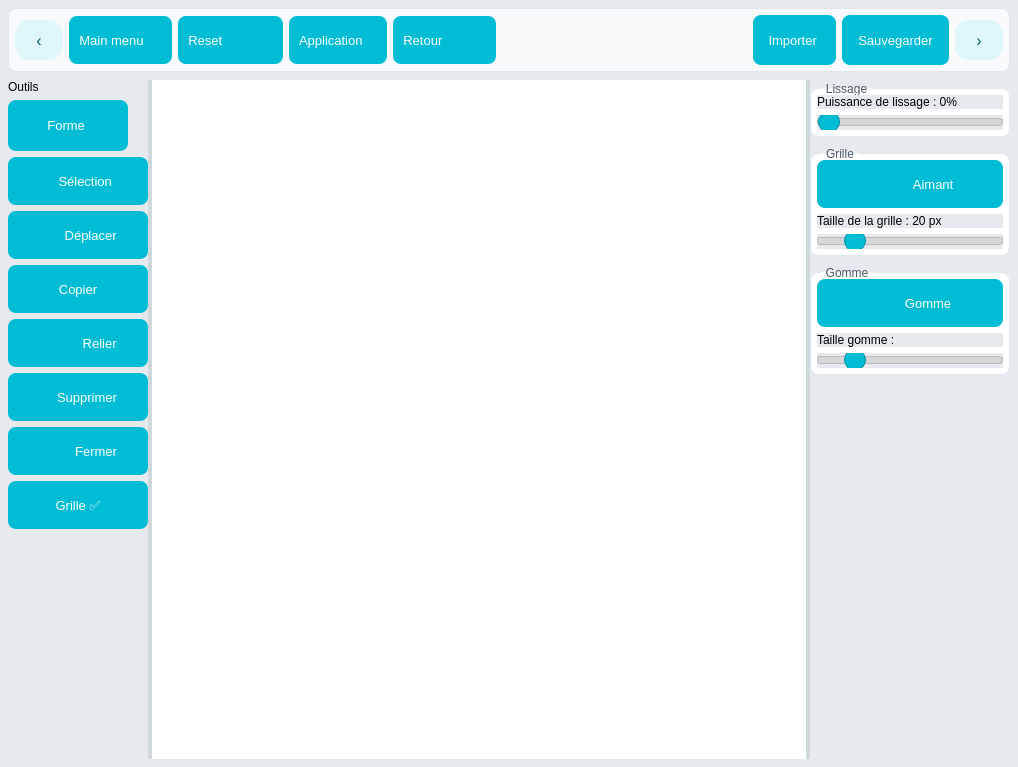
<?xml version="1.0" encoding="UTF-8"?>
<ui version="4.0">
 <class>Custom</class>
 <widget class="QWidget" name="Custom">
  <property name="geometry">
   <rect>
    <x>0</x>
    <y>0</y>
    <width>1018</width>
    <height>767</height>
   </rect>
  </property>
  <property name="windowTitle">
   <string>Form</string>
  </property>
  <property name="styleSheet">
   <string notr="true">
QWidget { background:#e6eaee; }
QFrame#commandBar { background:#f8fafb; border:1px solid #dfe6ee; border-radius:8px; }

/* Boutons plus fins (tactile acceptable) */
QPushButton, QToolButton {
  background:#00BCD4; color:white; border:0; border-radius:8px;
  padding:6px 10px;            /* ↓ padding */
  font-size:13px;
  min-height:36px;             /* ↓ hauteur mini (~36 px) */
}
QPushButton:hover, QToolButton:hover { background:#26C6DA; }
QPushButton:pressed, QToolButton:pressed { background:#008C9E; }

/* Groupes propriété (marges un peu réduites) */
QGroupBox { background:#ffffff; border:1px solid #dfe6ee; border-radius:8px; margin-top:8px; }
QGroupBox::title { subcontrol-origin: margin; left:10px; padding:2px 4px; color:#4b5a6a; }

/* Sliders compacts */
QSlider::groove:horizontal { height:6px; background:#d6d6d6; border:1px solid #bbb; border-radius:3px; }
QSlider::handle:horizontal {
  width:20px; height:20px; background:#00BCD4; border:1px solid #008C9E;
  border-radius:10px; margin:-7px 0;
}

/* Splitter tactile mais plus fin */
QSplitter::handle:horizontal { width:12px; background:#cfd8dc; }

/* Chevrons compacts dans la barre */
QToolButton#chevronLeft, QToolButton#chevronRight {
  min-width:28px; min-height:28px; max-width:28px; max-height:28px;
  font-size:16px; border-radius:14px; background:#e0f7fa; color:#006064;
}
QToolButton#chevronLeft:hover, QToolButton#chevronRight:hover { background:#b2ebf2; }
QToolButton#chevronLeft:pressed, QToolButton#chevronRight:pressed { background:#80deea; }

/* États existants conservés */
QPushButton[gommeMode=&quot;true&quot;] { background:#e1bee7; border:2px solid #8e24aa; }
QPushButton[supprimerMode=&quot;true&quot;] { background:#ffcdd2; border:2px solid #d32f2f; }
QPushButton[deplacerMode=&quot;true&quot;], QPushButton[closeMode=&quot;true&quot;], QPushButton[snapMode=&quot;true&quot;], QPushButton[gridVisible=&quot;true&quot;] {
  background:#a0c4ff; border:2px solid #5F7FFF;
}
   </string>
  </property>
  <layout class="QVBoxLayout" name="rootV">
   <property name="spacing">
    <number>8</number>
   </property>
   <property name="leftMargin">
    <number>8</number>
   </property>
   <property name="topMargin">
    <number>8</number>
   </property>
   <property name="rightMargin">
    <number>8</number>
   </property>
   <property name="bottomMargin">
    <number>8</number>
   </property>
   <item>
    <widget class="QFrame" name="commandBar">
     <property name="maximumSize">
      <size>
       <width>16777215</width>
       <height>64</height>
      </size>
     </property>
     <layout class="QHBoxLayout" name="barLayout">
      <property name="spacing">
       <number>6</number>
      </property>
      <property name="leftMargin">
       <number>6</number>
      </property>
      <property name="topMargin">
       <number>6</number>
      </property>
      <property name="rightMargin">
       <number>6</number>
      </property>
      <property name="bottomMargin">
       <number>6</number>
      </property>
      <item>
       <widget class="QToolButton" name="chevronLeft">
        <property name="toolTip">
         <string>Replier/afficher le panneau Outils</string>
        </property>
        <property name="text">
         <string>‹</string>
        </property>
       </widget>
      </item>
      <item>
       <widget class="QPushButton" name="buttonMenu">
        <property name="text">
         <string>Main menu     </string>
        </property>
        <property name="icon">
         <iconset resource="resources.qrc">
          <normaloff>:/icons/house.svg</normaloff>:/icons/house.svg</iconset>
        </property>
        <property name="iconSize">
         <size>
          <width>18</width>
          <height>18</height>
         </size>
        </property>
       </widget>
      </item>
      <item>
       <widget class="QPushButton" name="Reset">
        <property name="text">
         <string>Reset              </string>
        </property>
        <property name="icon">
         <iconset resource="resources.qrc">
          <normaloff>:/icons/reload.svg</normaloff>:/icons/reload.svg</iconset>
        </property>
        <property name="iconSize">
         <size>
          <width>18</width>
          <height>18</height>
         </size>
        </property>
       </widget>
      </item>
      <item>
       <widget class="QPushButton" name="Appliquer">
        <property name="text">
         <string>Application    </string>
        </property>
        <property name="icon">
         <iconset resource="resources.qrc">
          <normaloff>:/icons/check.svg</normaloff>:/icons/check.svg</iconset>
        </property>
        <property name="iconSize">
         <size>
          <width>18</width>
          <height>18</height>
         </size>
        </property>
       </widget>
      </item>
      <item>
       <widget class="QPushButton" name="buttonRetour">
        <property name="text">
         <string>Retour            </string>
        </property>
        <property name="icon">
         <iconset resource="resources.qrc">
          <normaloff>:/icons/back-arrow.svg</normaloff>:/icons/back-arrow.svg</iconset>
        </property>
        <property name="iconSize">
         <size>
          <width>18</width>
          <height>18</height>
         </size>
        </property>
       </widget>
      </item>
      <item>
       <spacer name="barStretch">
        <property name="orientation">
         <enum>Qt::Orientation::Horizontal</enum>
        </property>
        <property name="sizeHint" stdset="0">
         <size>
          <width>40</width>
          <height>20</height>
         </size>
        </property>
       </spacer>
      </item>
      <item>
       <widget class="QToolButton" name="buttonImporter">
        <property name="text">
         <string>Importer </string>
        </property>
        <property name="icon">
         <iconset resource="resources.qrc">
          <normaloff>:/icons/download.svg</normaloff>:/icons/download.svg</iconset>
        </property>
        <property name="iconSize">
         <size>
          <width>18</width>
          <height>18</height>
         </size>
        </property>
        <property name="toolButtonStyle">
         <enum>Qt::ToolButtonStyle::ToolButtonTextBesideIcon</enum>
        </property>
       </widget>
      </item>
      <item>
       <widget class="QToolButton" name="buttonSave">
        <property name="text">
         <string>Sauvegarder</string>
        </property>
        <property name="icon">
         <iconset resource="resources.qrc">
          <normaloff>:/icons/save.svg</normaloff>:/icons/save.svg</iconset>
        </property>
        <property name="iconSize">
         <size>
          <width>18</width>
          <height>18</height>
         </size>
        </property>
        <property name="toolButtonStyle">
         <enum>Qt::ToolButtonStyle::ToolButtonTextBesideIcon</enum>
        </property>
       </widget>
      </item>
      <item>
       <widget class="QToolButton" name="chevronRight">
        <property name="toolTip">
         <string>Replier/afficher le panneau Propriétés</string>
        </property>
        <property name="text">
         <string>›</string>
        </property>
       </widget>
      </item>
     </layout>
    </widget>
   </item>
   <item>
    <widget class="QSplitter" name="mainSplitter">
     <property name="orientation">
      <enum>Qt::Orientation::Horizontal</enum>
     </property>
     <property name="childrenCollapsible">
      <bool>true</bool>
     </property>
     <widget class="QWidget" name="verticalLayoutWidget">
      <property name="minimumSize">
       <size>
        <width>140</width>
        <height>0</height>
       </size>
      </property>
      <property name="maximumSize">
       <size>
        <width>180</width>
        <height>16777215</height>
       </size>
      </property>
      <layout class="QVBoxLayout" name="verticalLayout">
       <property name="spacing">
        <number>6</number>
       </property>
       <property name="leftMargin">
        <number>0</number>
       </property>
       <property name="topMargin">
        <number>0</number>
       </property>
       <property name="rightMargin">
        <number>0</number>
       </property>
       <property name="bottomMargin">
        <number>0</number>
       </property>
       <item>
        <widget class="QLabel" name="toolsHeader">
         <property name="text">
          <string>Outils</string>
         </property>
        </widget>
       </item>
       <item>
        <widget class="QToolButton" name="buttonForme">
         <property name="minimumSize">
          <size>
           <width>120</width>
           <height>48</height>
          </size>
         </property>
         <property name="text">
          <string>Forme </string>
         </property>
         <property name="icon">
          <iconset resource="resources.qrc">
           <normaloff>:/icons/pencil.svg</normaloff>:/icons/pencil.svg</iconset>
         </property>
         <property name="iconSize">
          <size>
           <width>18</width>
           <height>18</height>
          </size>
         </property>
         <property name="toolButtonStyle">
          <enum>Qt::ToolButtonStyle::ToolButtonTextBesideIcon</enum>
         </property>
        </widget>
       </item>
       <item>
        <widget class="QPushButton" name="buttonSelection">
         <property name="text">
          <string>    Sélection</string>
         </property>
         <property name="icon">
          <iconset resource="resources.qrc">
           <normaloff>:/icons/square.svg</normaloff>:/icons/square.svg</iconset>
         </property>
         <property name="iconSize">
          <size>
           <width>18</width>
           <height>18</height>
          </size>
         </property>
        </widget>
       </item>
       <item>
        <widget class="QPushButton" name="buttonDeplacer">
         <property name="text">
          <string>       Déplacer</string>
         </property>
         <property name="icon">
          <iconset resource="resources.qrc">
           <normaloff>:/icons/cursor.svg</normaloff>:/icons/cursor.svg</iconset>
         </property>
         <property name="iconSize">
          <size>
           <width>18</width>
           <height>18</height>
          </size>
         </property>
        </widget>
       </item>
       <item>
        <widget class="QPushButton" name="buttonCopyPaste">
         <property name="text">
          <string>Copier</string>
         </property>
         <property name="icon">
          <iconset resource="resources.qrc">
           <normaloff>:/icons/download.svg</normaloff>:/icons/download.svg</iconset>
         </property>
         <property name="iconSize">
          <size>
           <width>18</width>
           <height>18</height>
          </size>
         </property>
        </widget>
       </item>
       <item>
        <widget class="QPushButton" name="buttonConnect">
         <property name="text">
          <string>            Relier</string>
         </property>
         <property name="icon">
          <iconset resource="resources.qrc">
           <normaloff>:/icons/link.svg</normaloff>:/icons/link.svg</iconset>
         </property>
         <property name="iconSize">
          <size>
           <width>18</width>
           <height>18</height>
          </size>
         </property>
        </widget>
       </item>
       <item>
        <widget class="QPushButton" name="buttonSupprimer">
         <property name="text">
          <string>     Supprimer</string>
         </property>
         <property name="icon">
          <iconset resource="resources.qrc">
           <normaloff>:/icons/cross.svg</normaloff>:/icons/cross.svg</iconset>
         </property>
         <property name="iconSize">
          <size>
           <width>18</width>
           <height>18</height>
          </size>
         </property>
        </widget>
       </item>
       <item>
        <widget class="QPushButton" name="buttonCloseShape">
         <property name="text">
          <string>          Fermer</string>
         </property>
         <property name="icon">
          <iconset resource="resources.qrc">
           <normaloff>:/icons/fence.svg</normaloff>:/icons/fence.svg</iconset>
         </property>
         <property name="iconSize">
          <size>
           <width>18</width>
           <height>18</height>
          </size>
         </property>
        </widget>
       </item>
       <item>
        <widget class="QPushButton" name="buttonToggleGrid">
         <property name="text">
          <string>Grille ✅</string>
         </property>
         <property name="iconSize">
          <size>
           <width>18</width>
           <height>18</height>
          </size>
         </property>
        </widget>
       </item>
       <item>
        <spacer name="leftSpacer">
         <property name="orientation">
          <enum>Qt::Orientation::Vertical</enum>
         </property>
         <property name="sizeType">
          <enum>QSizePolicy::Policy::Expanding</enum>
         </property>
         <property name="sizeHint" stdset="0">
          <size>
           <width>20</width>
           <height>40</height>
          </size>
         </property>
        </spacer>
       </item>
      </layout>
     </widget>
     <widget class="QWidget" name="drawingWidget" native="true">
      <property name="sizePolicy">
       <sizepolicy hsizetype="Expanding" vsizetype="Expanding">
        <horstretch>0</horstretch>
        <verstretch>0</verstretch>
       </sizepolicy>
      </property>
      <property name="minimumSize">
       <size>
        <width>600</width>
        <height>400</height>
       </size>
      </property>
      <property name="styleSheet">
       <string notr="true">QWidget { background:white; }</string>
      </property>
     </widget>
     <widget class="QWidget" name="verticalLayoutWidget_2">
      <property name="minimumSize">
       <size>
        <width>200</width>
        <height>0</height>
       </size>
      </property>
      <property name="maximumSize">
       <size>
        <width>260</width>
        <height>16777215</height>
       </size>
      </property>
      <layout class="QVBoxLayout" name="verticalLayout_2">
       <property name="spacing">
        <number>8</number>
       </property>
       <property name="leftMargin">
        <number>0</number>
       </property>
       <property name="topMargin">
        <number>0</number>
       </property>
       <property name="rightMargin">
        <number>0</number>
       </property>
       <property name="bottomMargin">
        <number>0</number>
       </property>
       <item>
        <widget class="QGroupBox" name="groupLissage">
         <property name="title">
          <string>Lissage</string>
         </property>
         <layout class="QVBoxLayout" name="layoutLissage">
          <property name="leftMargin">
           <number>6</number>
          </property>
          <property name="topMargin">
           <number>6</number>
          </property>
          <property name="rightMargin">
           <number>6</number>
          </property>
          <property name="bottomMargin">
           <number>6</number>
          </property>
          <item>
           <widget class="QLabel" name="labelSmoothingValue">
            <property name="text">
             <string>Puissance de lissage : 0%</string>
            </property>
           </widget>
          </item>
          <item>
           <widget class="QSlider" name="smoothingSlider">
            <property name="orientation">
             <enum>Qt::Orientation::Horizontal</enum>
            </property>
           </widget>
          </item>
         </layout>
        </widget>
       </item>
       <item>
        <widget class="QGroupBox" name="groupGrille">
         <property name="title">
          <string>Grille</string>
         </property>
         <layout class="QVBoxLayout" name="layoutGrille">
          <property name="leftMargin">
           <number>6</number>
          </property>
          <property name="topMargin">
           <number>6</number>
          </property>
          <property name="rightMargin">
           <number>6</number>
          </property>
          <property name="bottomMargin">
           <number>6</number>
          </property>
          <item>
           <widget class="QPushButton" name="buttonSnapGrid">
            <property name="text">
             <string>             Aimant</string>
            </property>
            <property name="icon">
             <iconset resource="resources.qrc">
              <normaloff>:/icons/magnet.svg</normaloff>:/icons/magnet.svg</iconset>
            </property>
            <property name="iconSize">
             <size>
              <width>18</width>
              <height>18</height>
             </size>
            </property>
           </widget>
          </item>
          <item>
           <widget class="QLabel" name="labelGridSpacing">
            <property name="text">
             <string>Taille de la grille : 20 px</string>
            </property>
           </widget>
          </item>
          <item>
           <widget class="QSlider" name="sliderGridSpacing">
            <property name="minimum">
             <number>5</number>
            </property>
            <property name="maximum">
             <number>100</number>
            </property>
            <property name="value">
             <number>20</number>
            </property>
            <property name="orientation">
             <enum>Qt::Orientation::Horizontal</enum>
            </property>
           </widget>
          </item>
         </layout>
        </widget>
       </item>
       <item>
        <widget class="QGroupBox" name="groupGomme">
         <property name="title">
          <string>Gomme</string>
         </property>
         <layout class="QVBoxLayout" name="layoutGomme">
          <property name="leftMargin">
           <number>6</number>
          </property>
          <property name="topMargin">
           <number>6</number>
          </property>
          <property name="rightMargin">
           <number>6</number>
          </property>
          <property name="bottomMargin">
           <number>6</number>
          </property>
          <item>
           <widget class="QPushButton" name="buttonGomme">
            <property name="text">
             <string>          Gomme</string>
            </property>
            <property name="icon">
             <iconset resource="resources.qrc">
              <normaloff>:/icons/eraser.svg</normaloff>:/icons/eraser.svg</iconset>
            </property>
            <property name="iconSize">
             <size>
              <width>18</width>
              <height>18</height>
             </size>
            </property>
           </widget>
          </item>
          <item>
           <widget class="QLabel" name="labelTailleGomme">
            <property name="text">
             <string>Taille gomme :</string>
            </property>
           </widget>
          </item>
          <item>
           <widget class="QSlider" name="tailleGomme">
            <property name="minimum">
             <number>5</number>
            </property>
            <property name="maximum">
             <number>100</number>
            </property>
            <property name="value">
             <number>20</number>
            </property>
            <property name="orientation">
             <enum>Qt::Orientation::Horizontal</enum>
            </property>
           </widget>
          </item>
         </layout>
        </widget>
       </item>
       <item>
        <spacer name="rightSpacer">
         <property name="orientation">
          <enum>Qt::Orientation::Vertical</enum>
         </property>
         <property name="sizeType">
          <enum>QSizePolicy::Policy::Expanding</enum>
         </property>
         <property name="sizeHint" stdset="0">
          <size>
           <width>20</width>
           <height>40</height>
          </size>
         </property>
        </spacer>
       </item>
      </layout>
     </widget>
    </widget>
   </item>
  </layout>
 </widget>
 <resources>
  <include location="resources.qrc"/>
 </resources>
 <connections/>
</ui>
